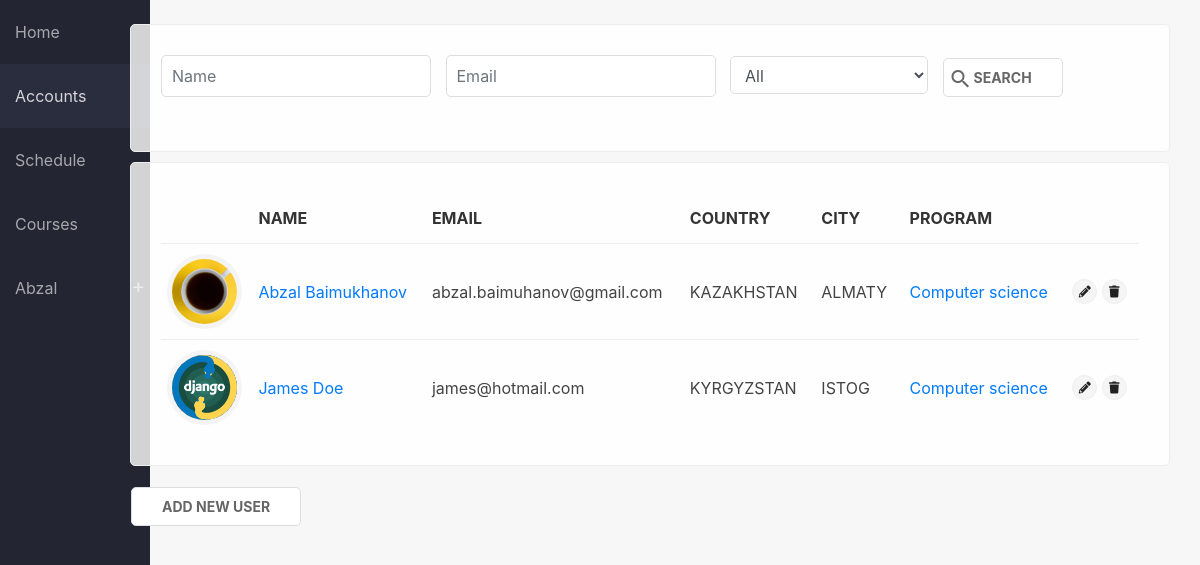
The app's page /students/ (signed in) with its own data.
### sems/models.py (models this page shows, shortened)
class Student(models.Model):
    user = models.OneToOneField(User, on_delete=models.CASCADE, null=True)
    first_name = models.CharField(max_length=100, null=True)
    last_name = models.CharField(max_length=100, null=True)
    picture = models.ImageField(null=True, blank=True, default='no-img.png')
    website = models.URLField(max_length=100, null=True, blank=True)
    email = models.EmailField(max_length=100, null=True)
    program = models.ForeignKey(Program, on_delete=models.SET_NULL, null=True)
    country = models.ForeignKey(State, on_delete=models.SET_NULL, null=True)
    city = models.CharField(max_length=100, null=True)
    course = models.ManyToManyField(Course, related_name='course', blank=True)
    course_teacher = models.ManyToManyField(Course, related_name='course_teacher', blank=True)
    viti = models.IntegerField(choices=YEARS, default=1)
    semester = models.IntegerField(choices=SEMESTER, default=1)
    level = models.CharField(max_length=100, choices=LEVELS, default=1)

class State(models.Model):
    name = models.CharField(max_length=100)
    def __str__(self):
        return self.name

class Program(models.Model):
    name = models.CharField(max_length=150)
    summary = models.TextField(null=True, blank=True)
    def __str__(self):
        return self.name

### sems/views.py (the view)
# urls.py: path('students/', views.students_view, name='students'),
def students_view(request):
    students = Student.objects.all()
    programs = Program.objects.all()
    if request.method == 'GET':
        p = request.GET.get('program', '')
        name = request.GET.get('name', '')
        email = request.GET.get('email', '')
        if p != '':
            students = Student.objects.filter(program=p, first_name__contains=name, email__contains=email)
        else:
            students = Student.objects.filter(first_name__contains=name, email__contains=email)
    if request.user.is_authenticated:
        return render(
            request,
            'students_list.html',
            {'students': students, 'programs': programs, 'media_url': settings.MEDIA_ROOT},
        )
    else:
        return redirect('login')

### sems/templates/students_list.html (shortened to what this page needs)
{% extends 'base_generic.html' %}
{% block content %}
<div class="container">
    <div class="shadow-box">
    <form class="form-spaced" action="" method="get">
        <label for="name">
            <input class="form-control" placeholder="Name" value="{{ request.GET.name }}" type="text" name="name" id="name">
        </label>
        <label for="email">
            <input class="form-control" placeholder="Email" value="{{ request.GET.email }}" type="email" name="email" id="email">
        </label>
        <label for="program">
            <select class="form-control" name="program" id="program">
                <option value="">All</option>
            </select>
        </label>
        <button type="submit" class="btn btn-primary"><i class="material-icons">search</i>Search</button>
    </form>
    </div>
    <div class="shadow-box">
        {% if students %}
        <table>
            <thead>
                <tr>
                    <th class="d-none d-sm-table-cell"></th>
                    <th>Name</th>
                    <th class="d-none d-sm-table-cell">Email</th>
                    <th class="d-none d-sm-table-cell">Country</th>
                    <th class="d-none d-sm-table-cell">City</th>
                    <th>Program</th>
                    {% if user.is_superuser and user.is_authenticated %}
                    <th></th>
                    {% endif %}
                </tr>
            </thead>
            <tbody>
                {% for s in students %}
                <tr>
                    <td class="d-none d-sm-table-cell text-center"><div class="img-round"><img src="../static/uploads/{% if s.picture %}{{ s.picture }} {% else %}no-img.png {% endif %}" /></div></td>
                    <td><a href="{% url 'student_detail' pk=s.pk %}">{{ s.first_name }} {{ s.last_name }}</a></td>
                    <td class="d-none d-sm-table-cell">{{ s.email }}</td>
                    <td class="d-none d-sm-table-cell text-uppercase">{{ s.country }}</td>
                    <td class="d-none d-sm-table-cell text-uppercase">{{ s.city }}</td>
                    <td><a href="{% url 'program_single' pk=s.program.pk %}">{{ s.program }}</a></td>
                    {% if user.is_superuser and user.is_authenticated %}
                    <td style="max-width: 120px"><a href="{% url 'user_edit' pk=s.pk %}"><span class="label sm-label"><i class="fas fa-pencil-alt"></i></span></a>
                    <span class="with-popup">
                        <a><span class="label sm-label"><i class="fas fa-trash"></i></span></a>
                    </span></td>
                    {% endif %}
                </tr>
                {% endfor %}
            </tbody>
        </table>
        {% else %}
        <p class="text-center"><i class="material-icons">sentiment_satisfied</i><br>No users added</p>
        <p class="text-center lead">Start by <a href="{% url 'user_add' %}">adding a new user</a></p>
        {% endif %}
    </div>
        {% if user.is_authenticated and user.is_superuser and students %}
        <div class="empty-box">
            <a class="btn btn-primary" href="{% url 'user_add' %}">Add new user</a>
        </div>
        {% endif %}
</div>
{% endblock %}

### sems/templates/base_generic.html (shortened to what this page needs)
{% load static %}
<html>
<head>
    <link rel="stylesheet" href="https://use.fontawesome.com/releases/v5.0.12/css/all.css">
    <link rel="stylesheet" href="{% static 'css/bootstrap.min.css' %}">
    <link rel="stylesheet" href="{% static 'css/main.css' %}">
    <link rel="stylesheet" href="{% static 'fonts/fontawesome-all.min.css' %}">
</head>
<body>
    <div class="wrapper">
        <div class="container-fluid">
            <div class="row">
                <div class="no-padding col-md-1 col-sm-4">
                    <header>
                        <nav>
                            {% url 'home' as hom %} {% url 'students' as acc %} {% url 'programs' as prog %} {% url 'login' as log %} {% url 'student_detail' pk=user.student.pk as sd %}
                            <a href="{% url 'home' %}" {% if request.path == hom %} class="active" {% endif %}>Home</a>
                            <a href="{% url 'students' %}" {% if request.path == acc %} class="active" {% endif %}>Accounts</a>
                            <a href="{% url 'schedule' %}"> Schedule </a>
                            <a href="{% url 'programs' %}" {% if request.path == prog %} class="active" {% endif %}>Courses</a>
                            <div>
                                {% if not user.is_authenticated %}
                                <a href="{% url 'login' %}" {% if request.path == log %} class="active" {% endif %}>Login</a> {% else %}
                                <div class="dd">
                                    <a {% if request.path == sd %} class="active" {% endif %}>{{ user.student.first_name }}</a>
                                </div>
                                {% endif %}
                            </div>
                        </nav>
                    </header>
                </div>
                <div class="col-md-11 col-sm-8">
                    <br>
                    {% block content %} {% endblock %}
                </div>
            </div>
        </div>
    </div>
</body>
</html>

### sems/static/css/main.css (style rules this page uses)
* { --main-color: #006992; }
body { display: flex; flex-direction: column; background-color: #f7f7f7; min-height: 100vh; }
.wrapper { flex: 1; }
.no-padding { padding: 0; }
nav { background-color: #232632; margin-bottom: 15px; border-bottom: 1px solid #eee; height: 100vh; position: fixed; min-width: 150px; }
nav a { display: block; padding: 20px 15px; color: rgba(255,255,255,.6); transition: 100ms ease; }
a.active { color: rgba(255,255,255,.8); background-color: #2A2D3E; }
.dd::before, .minus::before { content: '+'; position: absolute; right: 0; font-size: 20px; margin-top: 15px; margin-right: 5px; }
.dd { position: relative; cursor: pointer; display: block; color: rgba(255,255,255,.6); }
.shadow-box, .card-box, .empty-box { padding: 30px; border-radius: 5px; margin-bottom: 10px; display: block; border: 1px solid #eee; position: relative; background-color: rgba(255,255,255,.8); position: relative; overflow: hidden; }
.empty-box { border-color: transparent; background-color: transparent; padding: 10px 0; }
table { width: 100%; }
td, th { padding: 15px 10px; border-top: 1px solid #eee; color: #444; }
th { border: none; color: #333; text-transform: uppercase; }
.form-spaced label { margin-right: 10px; }
.btn { border: none; text-transform: uppercase; font-size: normal; font-weight: bold; border-radius: 4px; position: relative; padding: 6px 20px; padding-left: 30px; }
.label { display: inline-flex; justify-content: center; align-items: center; border-radius: 50px; background-color: #f5f5f5; color: #777; padding: 4px 10px; border: 1px solid #eee; }
.btn-primary, .empty-box a.btn-primary, .empty-box button.btn-primary, input.btn-primary, .btn-third, .btn-danger { border-radius: 5px; background-color: #fff; border: 1px solid #ddd; color: #666; font-size: 14px; box-shadow: none; padding: 8px 30px; background: #fff; }
.img-round { width: 65px; height: 65px; overflow: hidden; display: inline-flex; justify-content: center; align-items: center; border-radius: 100px; box-shadow: 0px 0px 0px 5px rgba(0,0,0,0.04); }
.img-round > img, .thumb > img { max-height: 110%; min-height: 100%; }
.form-control, .form-control[readonly], .input-styled input, .input-styled select { border-radius: 5px; background-color: #fff; width: 100%; padding: 8px 10px; border-color: #ddd; transition: 200ms ease; }
.material-icons, .label .material-icons { position: absolute; left: 0; }
.btn .material-icons { left: 5; }
td { position: relative; }
.with-popup { position: relative; }
.with-popup a { cursor: pointer; }
.sm-label { width: 25px; height: 25px; font-size: 12px; }
td .fas { color: #222; }

### records on screen
Student: picture (picture), first_name "Abzal", last_name "Baimukhanov", email "abzal.baimuhanov@gmail.com", country "KAZAKHSTAN", city "ALMATY", program "Computer science"
Student: picture (picture), first_name "James", last_name "Doe", email "james@hotmail.com", country "KYRGYZSTAN", city "ISTOG", program "Computer science"

### other values on screen
{{ user.student.first_name }} "Abzal"
